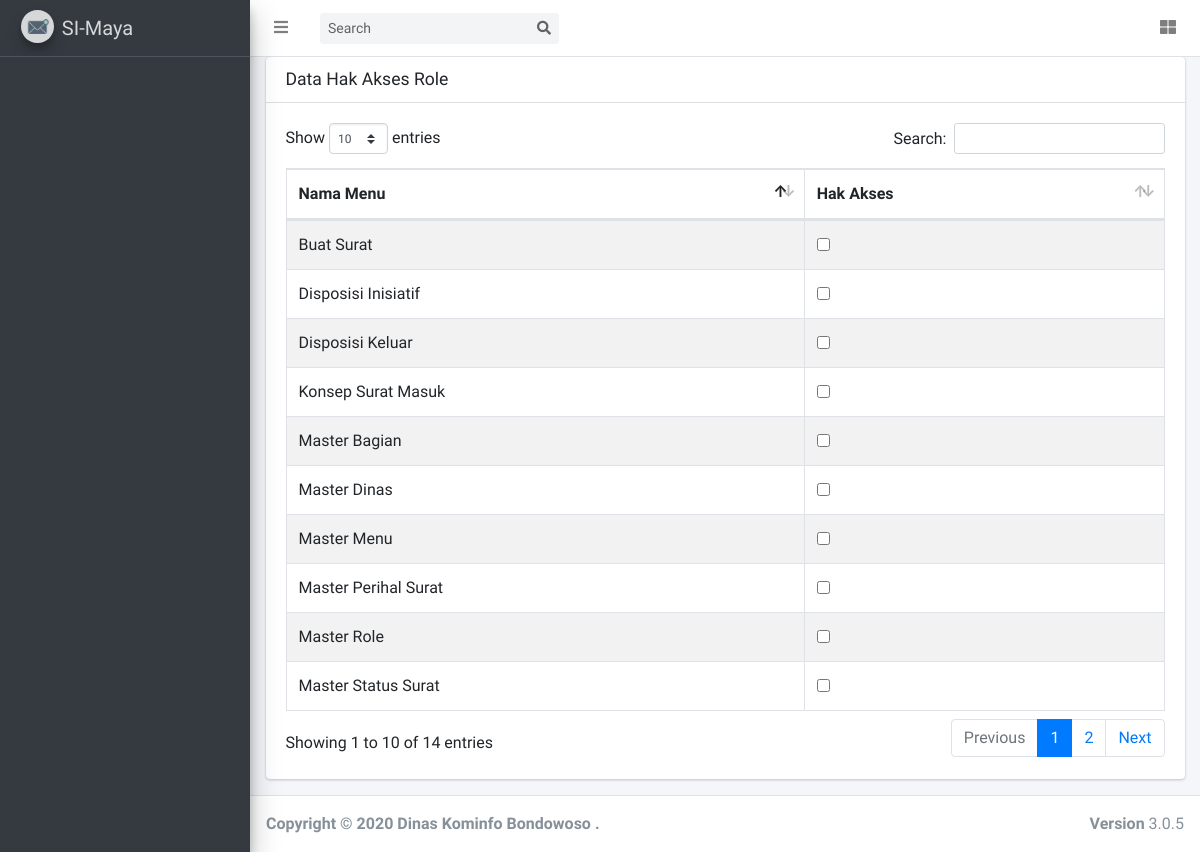
Screenshot of /index.php/role/role_access/2 with the database file from the repository.
### tables this page shows
CREATE TABLE `tbl_sub_menu` (
  `id_sub_menu` int(11) NOT NULL,
  `id_menu` int(11) NOT NULL,
  `nama_sub_menu` varchar(30) NOT NULL,
  `link_sub_menu` varchar(50) NOT NULL
);

### application/controllers/Role.php (called while the page is built, shortened)
<?php
class Role extends CI_Controller {
	function __construct(){
        $this->load->model('main');
        $this->load->library('session');
        $this->load->helper('main_helper');
    }
    public function role_access($id_role){
        $id_role 					= $this->session->userdata('id_role');
		$data['menu'] 				= $this->main->get_menu_selected($id_role);
        $data['sub_menu'] 		    = $this->main->get_data('tbl_sub_menu');
        $data['role']               = $this->db->get_where('tbl_role',['id_role'=>$id_role])->row_array();
		$this->load->view('role_akses',$data);
    }
}

### index.php (called while the page is built, shortened)
<?php
require_once BASEPATH.'core/CodeIgniter.php';

### application/models/main.php (called while the page is built, shortened)
<?php
class main extends CI_MODEL{
    function get_data($table){
        $query = $this->db->get($table);
        return $query->result();
    }
    function get_menu_selected($role_id){
        $this->db->select('*')
        ->from('tbl_user_access')
        ->join('tbl_sub_menu','tbl_user_access.id_sub_menu = tbl_sub_menu.id_sub_menu')
        ->join('tbl_menu','tbl_menu.id_menu = tbl_sub_menu.id_menu')
        ->where('tbl_user_access.id_role =',$role_id )
        ->group_by('tbl_menu.id_menu');
        $query = $this->db->get();
        return $query->result();
    }
}
?>

### application/helpers/main_helper.php (called while the page is built, shortened)
<?php
function get_access($id_role,$id_menu){
    $ci = get_instance();
    $result = $ci->db->get_where('tbl_user_access',['id_role' => $id_role, 'id_sub_menu' =>$id_menu]);
}
?>

### application/views/role_akses.php (the view, shortened to what this page needs)
<!DOCTYPE html>
<html lang="en">
<head>
</head>
<body class="hold-transition sidebar-mini layout-fixed layout-navbar-fixed layout-footer-fixed">
<div class="wrapper">
  <div class="content-wrapper">
    <section class="content">
      <div class="container-fluid">
        <div class="card">
          <div class="card-header">
            <h3 class="card-title">Data Hak Akses Role <span style="color:black;font-weight:bold"> <?= $role['nama_role'];?> </span></h3>
          </div>
          <div class="card-body">
            <table id="example1" class="table table-bordered table-striped">
              <thead>
              <tr>
                <th>Nama Menu</th>
                <th>Hak Akses</th>
              </tr>
              </thead>
              <tbody>
                <?php foreach($sub_menu as $row_menu){?>
                    <tr>
                        <td><?= $row_menu->nama_sub_menu;?></td>
                        <td>
                            <div class="form-check">
                            <input class="form-check-input" type="checkbox"
                            <?= get_access($role['id_role'],$row_menu->id_sub_menu);?>
                            data-role="<?= $role['id_role'];?>" data-menu="<?= $row_menu->id_sub_menu;?>">
                        </td>
                    </tr>
                <?php } ?>
              </tbody>
            </table>
          </div>
      </div>
    </section>
    </div>
</body>
</html>

### rows the page displays
tbl_sub_menu: nama_sub_menu "Master Dinas"
tbl_sub_menu: nama_sub_menu "Master Menu"
tbl_sub_menu: nama_sub_menu "Master Role"
tbl_sub_menu: nama_sub_menu "Master Perihal Surat"
tbl_sub_menu: nama_sub_menu "Konsep Surat Masuk"
tbl_sub_menu: nama_sub_menu "Disposisi Keluar"
tbl_sub_menu: nama_sub_menu "Disposisi Inisiatif"
tbl_sub_menu: nama_sub_menu "Buat Surat"
tbl_sub_menu: nama_sub_menu "Master Status Surat"
tbl_sub_menu: nama_sub_menu "Master Bagian"
